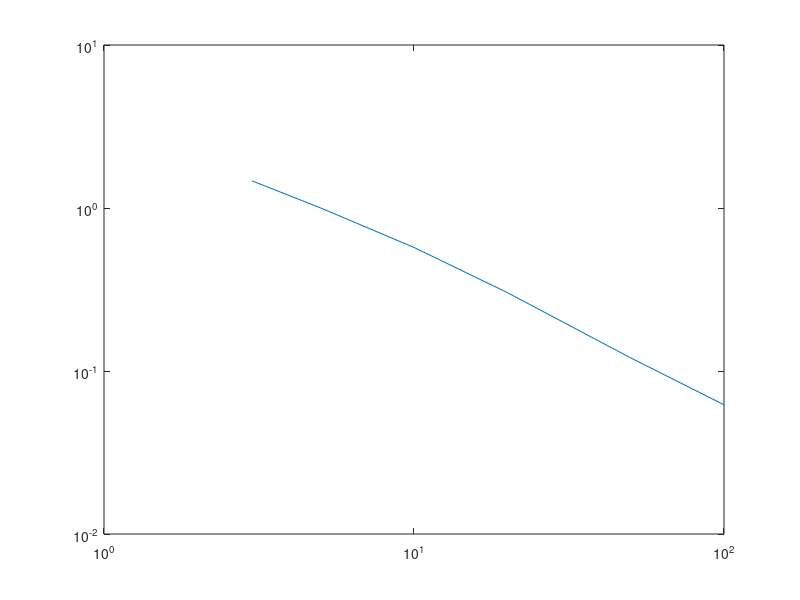

The MATLAB script that drew this image:
N = [3,5,10,20,50,100];
repeat = 100;

aveDist = nan(length(N),repeat);
for i = 1:length(N)
    rps = rand(N(i),repeat);
    [ps,inx] = sort(rps,1);
    temp = [diff(ps,1,1);ps(1,:) - ps(end,:) + 1];
    aveDist(i,:) = std(temp(:)*2*pi,0,1);
end

figure
plot(N,mean(aveDist,2))
set(gca,'YScale','log','XScale','log')